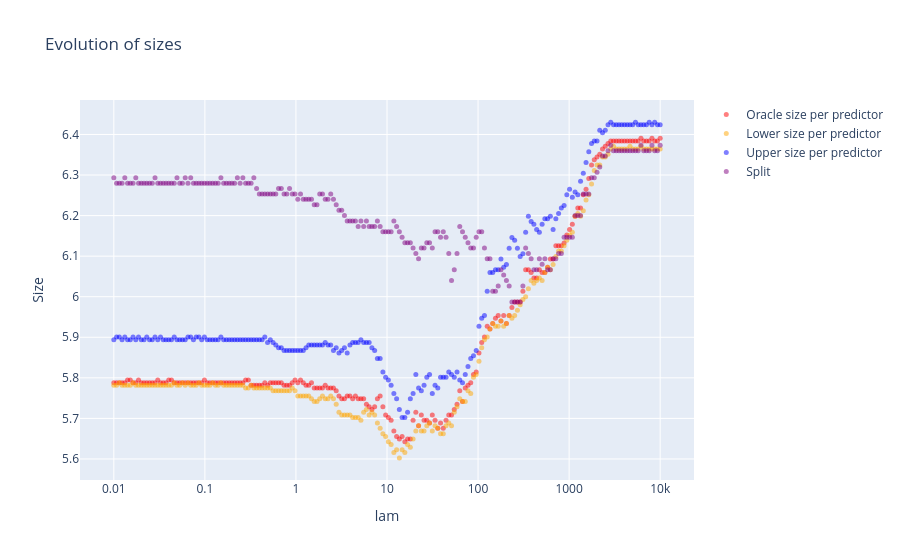

Source (notebook cell):
### Markdown cell above
## Visu

### Code cell
fig = go.Figure()
fig.add_trace(
    go.Scatter(
        x=lam_grid,
        y=oracle_size_per_predictor,
        name="Oracle size per predictor",
        mode="markers",  # Specify the marker mode ('markers' for scatter plot)
        marker=dict(
            size=5,  # Set the marker size
            color="red",  # Set the marker color
            opacity=0.5,  # Set the marker opacity
        ),
    )
)

fig.add_trace(
    go.Scatter(
        x=lam_grid,
        y=lower_size_per_predictor,
        name="Lower size per predictor",
        mode="markers",  # Specify the marker mode ('markers' for scatter plot)
        marker=dict(
            size=5,  # Set the marker size
            color="orange",  # Set the marker color
            opacity=0.5,  # Set the marker opacity
        ),
    )
)


fig.add_trace(
    go.Scatter(
        x=lam_grid,
        y=upper_size_per_predictor,
        name="Upper size per predictor",
        mode="markers",  # Specify the marker mode ('markers' for scatter plot)
        marker=dict(
            size=5,  # Set the marker size
            color="blue",  # Set the marker color
            opacity=0.5,  # Set the marker opacity
        ),
    )
)

fig.add_trace(
    go.Scatter(
        x=lam_grid,
        y=selection_upper_size_per_predictor,
        name="Split",
        mode="markers",  # Specify the marker mode ('markers' for scatter plot)
        marker=dict(
            size=5,  # Set the marker size
            color="purple",  # Set the marker color
            opacity=0.5,  # Set the marker opacity
        ),
    )
)

fig.update_layout(
    title="Evolution of sizes",
    xaxis_title="lam",
    yaxis_title="Size",
)
fig.update_xaxes(type="log")
fig.show()

### Figure 1 — Plotly figure (JSON) as saved in the notebook; plotly's stock layout.template omitted (floating-point values rounded to 4 significant figures; data arrays with more than 128 entries replaced by an {"elided": "..."} marker saying what was removed)
{"data": [{"marker": {"color": "red", "opacity": 0.5, "size": 5}, "mode": "markers", "name": "Oracle size per predictor", "type": "scatter", "x": {"elided": "200 float values"}, "y": {"elided": "200 float values"}}, {"marker": {"color": "orange", "opacity": 0.5, "size": 5}, "mode": "markers", "name": "Lower size per predictor", "type": "scatter", "x": {"elided": "200 float values"}, "y": {"elided": "200 float values"}}, {"marker": {"color": "blue", "opacity": 0.5, "size": 5}, "mode": "markers", "name": "Upper size per predictor", "type": "scatter", "x": {"elided": "200 float values"}, "y": {"elided": "200 float values"}}, {"marker": {"color": "purple", "opacity": 0.5, "size": 5}, "mode": "markers", "name": "Split", "type": "scatter", "x": {"elided": "200 float values"}, "y": {"elided": "200 float values"}}], "layout": {"title": {"text": "Evolution of sizes"}, "xaxis": {"title": {"text": "lam"}, "type": "log"}, "yaxis": {"title": {"text": "Size"}}}}
